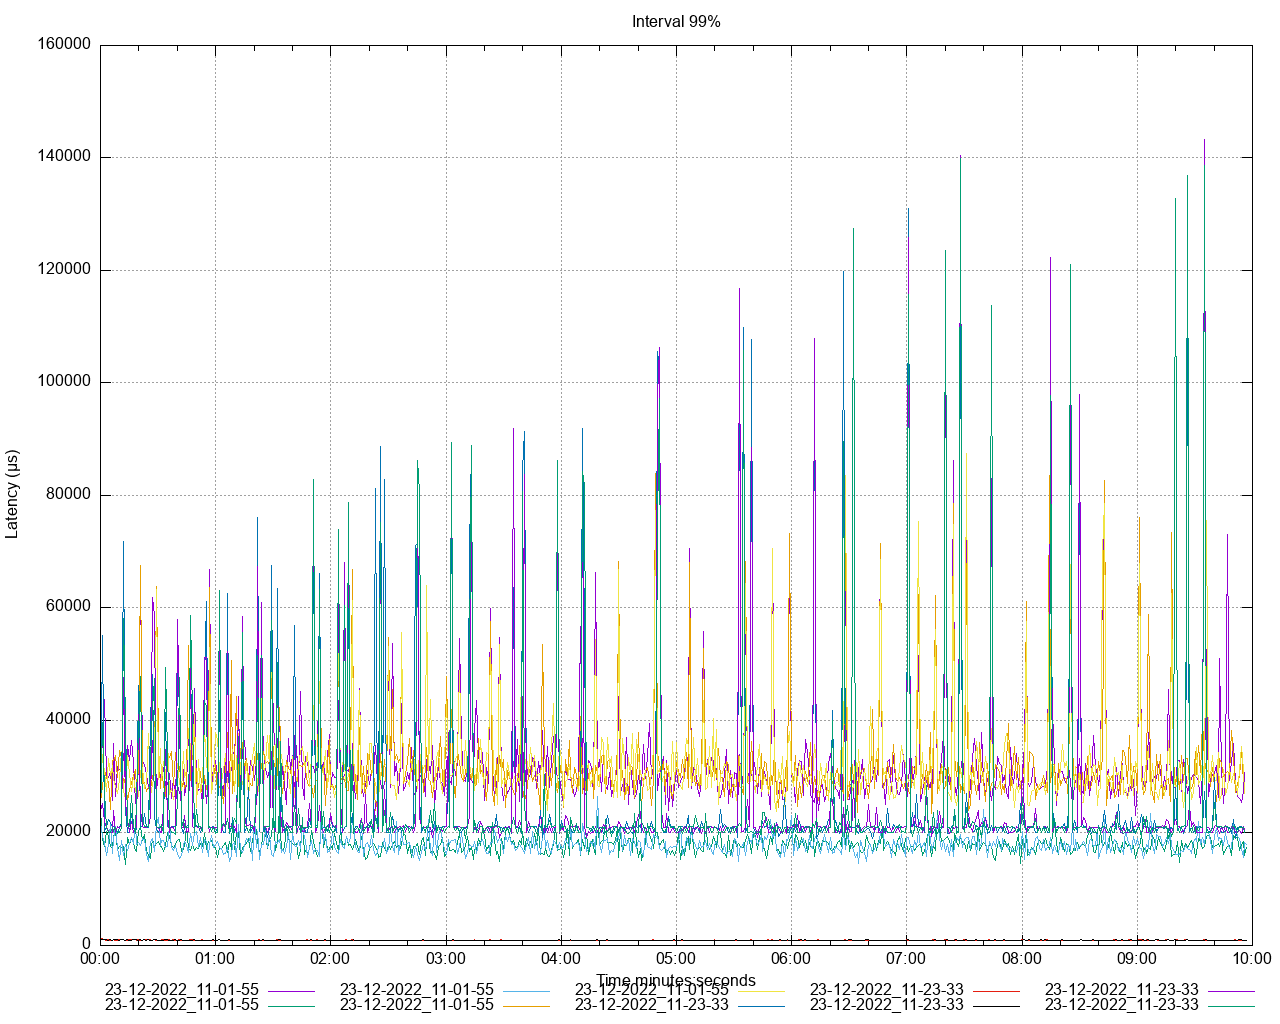

The script that saved this image:
set title 'Interval 99%' noenhanced
set style data lines
set datafile separator ","
set terminal png size 1280,1024
set grid
set key below
set xdata time
set timefmt "%s"
offset = 0
t0(x)=(offset=($0==0) ? x : offset, x - offset)
set xlabel 'Time minutes:seconds'
set ylabel 'Latency (μs)'
set output '/Users/ahmet.mircik/Workspace/python/hazelcast-simulator/offload-benchmarks/report/latency/latency_interval_99_put.png'
plot \
   '/Users/ahmet.mircik/Workspace/python/hazelcast-simulator/offload-benchmarks/report/data/latency_interval_99_put_1.data' using (t0(timecolumn(1))):2 title "23-12-2022_11-01-55" noenhanced , \
   '/Users/ahmet.mircik/Workspace/python/hazelcast-simulator/offload-benchmarks/report/data/latency_interval_99_put_2.data' using (t0(timecolumn(1))):2 title "23-12-2022_11-01-55" noenhanced , \
   '/Users/ahmet.mircik/Workspace/python/hazelcast-simulator/offload-benchmarks/report/data/latency_interval_99_put_3.data' using (t0(timecolumn(1))):2 title "23-12-2022_11-01-55" noenhanced , \
   '/Users/ahmet.mircik/Workspace/python/hazelcast-simulator/offload-benchmarks/report/data/latency_interval_99_put_4.data' using (t0(timecolumn(1))):2 title "23-12-2022_11-01-55" noenhanced , \
   '/Users/ahmet.mircik/Workspace/python/hazelcast-simulator/offload-benchmarks/report/data/latency_interval_99_put_5.data' using (t0(timecolumn(1))):2 title "23-12-2022_11-01-55" noenhanced , \
   '/Users/ahmet.mircik/Workspace/python/hazelcast-simulator/offload-benchmarks/report/data/latency_interval_99_put_6.data' using (t0(timecolumn(1))):2 title "23-12-2022_11-23-33" noenhanced , \
   '/Users/ahmet.mircik/Workspace/python/hazelcast-simulator/offload-benchmarks/report/data/latency_interval_99_put_7.data' using (t0(timecolumn(1))):2 title "23-12-2022_11-23-33" noenhanced , \
   '/Users/ahmet.mircik/Workspace/python/hazelcast-simulator/offload-benchmarks/report/data/latency_interval_99_put_8.data' using (t0(timecolumn(1))):2 title "23-12-2022_11-23-33" noenhanced , \
   '/Users/ahmet.mircik/Workspace/python/hazelcast-simulator/offload-benchmarks/report/data/latency_interval_99_put_9.data' using (t0(timecolumn(1))):2 title "23-12-2022_11-23-33" noenhanced , \
   '/Users/ahmet.mircik/Workspace/python/hazelcast-simulator/offload-benchmarks/report/data/latency_interval_99_put_10.data' using (t0(timecolumn(1))):2 title "23-12-2022_11-23-33" noenhanced , \
